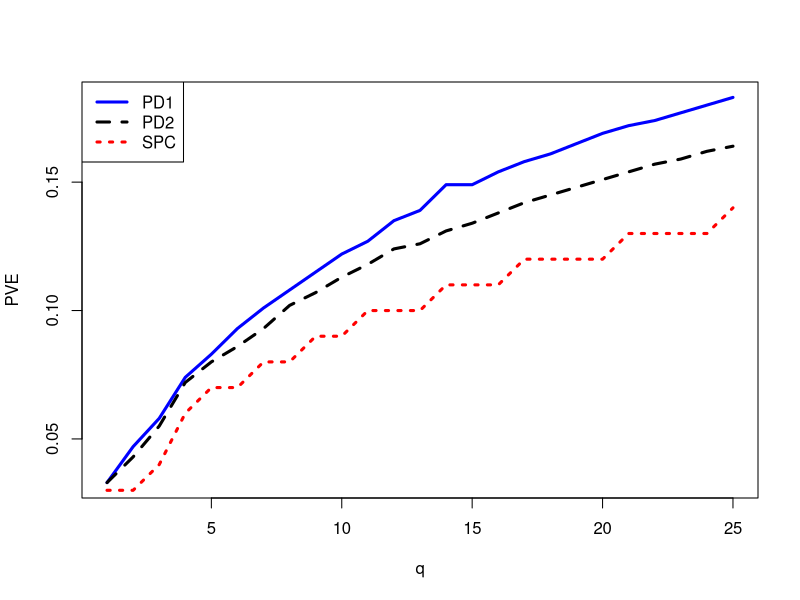
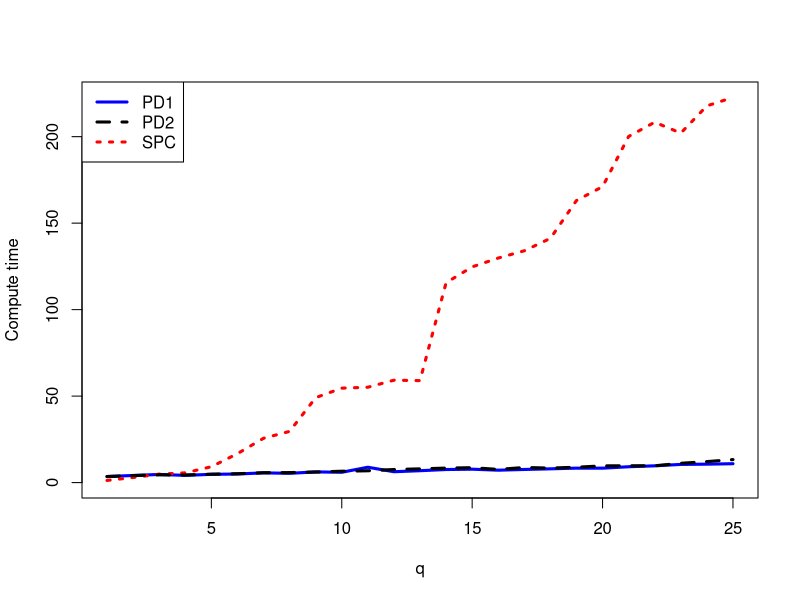

Generate these figures, in order, with R:
#!/usr/bin/env Rscript --vanilla

### plot results from SPCA comparison ###
# There are two plots and three algos to compare
# "r" refers to the SPC function from the PMA package (see Witten, Tibshirani, and Hastie 2009)
# "j" refers to the two proximal distance routines for sparse PCA
# the first PD SPCA routine projects the entire matrix of loadings to a single sparse constraint
# the second PD SPCA routine projects each loading to its own sparse constraint 


plot.spca.results = function(){
    # load data
    j       = read.table("spca_results_k25_sumabsv8_julia.txt", header=T)
    r       = read.table("spca_results_k25_sumabsv8_R.txt", header=F)
    j1.pve  = j$PVE[1:25]       # PVEs from matrix projection
    j2.pve  = j$PVE[26:50]      # from columnwise projection
    r.pve   = r$V8
    pcs     = j$PCs[1:25]
    j1.time = j$Time[1:25] + 2  # why +2? full SVD warm-start on data in Julia requires 2 seconds
    j2.time = j$Time[26:50] + 2 # why +2? full SVD warm-start on data in Julia requires 2 seconds
    r.time  = r$V5

    # plot for compute times needs argument for 'ylim' 
    times   = c(0, max(max(as.numeric(j1.time)), max(as.numeric(r.time))))

    # output file names?
#    outfile_pve  = "spca_results_k25_sumabsv8_pve.pdf"
#    outfile_time = "spca_results_k25_sumabsv8_time.pdf"
    outfile_pve  = "spca_results_k25_sumabsv8_pve.eps"
    outfile_time = "spca_results_k25_sumabsv8_time.eps"

    # initialize plot for PVE
#    pdf(outfile_pve)
    setEPS()
    postscript(outfile_pve)

    # plot first proxdist results (matrix projection) 
    plot(
        y    = j1.pve, 
        x    = pcs, 
        type = "l", 
        lty  = 1,
        lwd  = 3,
        col  = "blue",
        #main = "PVE of q Sparse PCs",
        xlab = "q", 
        ylab = "PVE", 
        xlim = c(1,25)
    )

    # overlay second PD results (columwise projection)
    lines(
        y    = j2.pve,
        x    = pcs,
        type = "l",
        lty  = 2, 
        lwd  = 3,
        col  = "black"
    )

    # overlay PMA results
    lines(
        y    = r.pve,
        x    = pcs,
        type = "l",
        col  = "red",
        lty  = 3, 
        lwd  = 3 
    )

    # add legend
    legend("topleft", c("PD1", "PD2", "SPC"), lty=c(1,2,3), lwd=c(3,3,3), col=c("blue", "black", "red"))

    # close plot file
    dev.off()

    # do same for compute times
    #pdf(outfile_time)
    setEPS()
    postscript(outfile_time)
    plot(
        y    = j1.time, 
        x    = pcs, 
        type = "l", 
        lty  = 1,
        lwd  = 3,
        col  = "blue",
        #main = "Compute time to calculate q Sparse PCs", 
        xlab = "q", 
        ylab = "Compute time", 
        xlim = c(1,25),
        ylim = times
    )
    lines(
        y    = r.time,
        x    = pcs,
        type = "l",
        col  = "red",
        lwd  = 3,
        lty  = 3
    )
    lines(
        y    = j2.time,
        x    = pcs,
        type = "l",
        lty  = 2, 
        lwd  = 3,
        col  = "black"
    )

    # add legend
    legend("topleft", c("PD1", "PD2", "SPC"), lty=c(1,2,3), lwd=c(3,3,3), col=c("blue", "black", "red"))

    # close plot file
    dev.off()

    return()
}

plot.spca.results()
